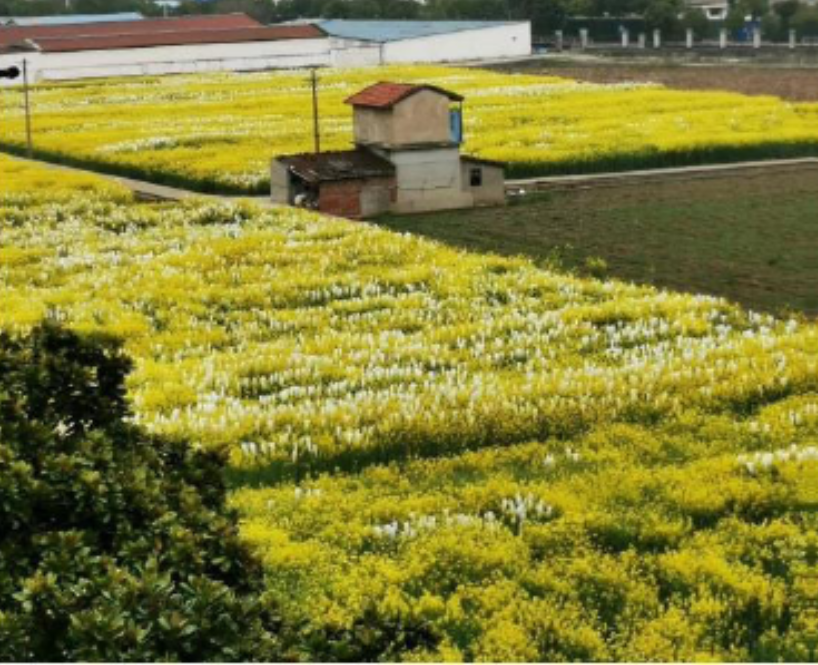
#> input picture Image/oilseed.png, 818 x 665 px
$ python OpenCV_ImageSegement.py
#> lines starting #> are read from the running program, lines starting #| are printed output that depends on the picture; after the words box and inside, x2 and y2 are one past the last pixel; in counts of white or black regions, pixels touching at a corner belong together
import numpy as np
import cv2,os
from matplotlib import pyplot as plt


#用来正常显示中文标签
plt.rcParams['font.sans-serif']=['SimHei']
plt.rcParams['font.sans-serif']=['Times New Roman']
plt.rcParams['axes.unicode_minus'] = False# 显示负号
plt.rcParams['figure.dpi'] = 100 #分辨率

def WatershedSeg(imgFile):
#> called with imgFile = 'oilseed.png'
    img = cv2.imread(imgFile)
#> img is the input picture: shape (665, 818, 3); mean B, G, R 53.8, 126.5, 129.8
    gray = cv2.cvtColor(img,cv2.COLOR_BGR2GRAY)
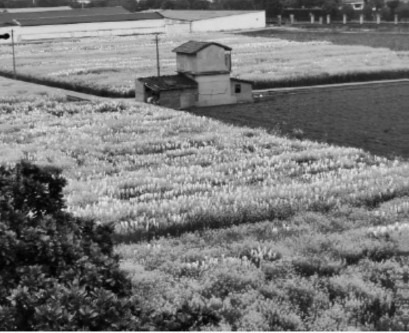
#> gray: shape (665, 818) (shown at 1/2 size); min 1, max 255, mean 119.2
    ret, thresh = cv2.threshold(gray,0,255,cv2.THRESH_BINARY_INV+cv2.THRESH_OTSU)
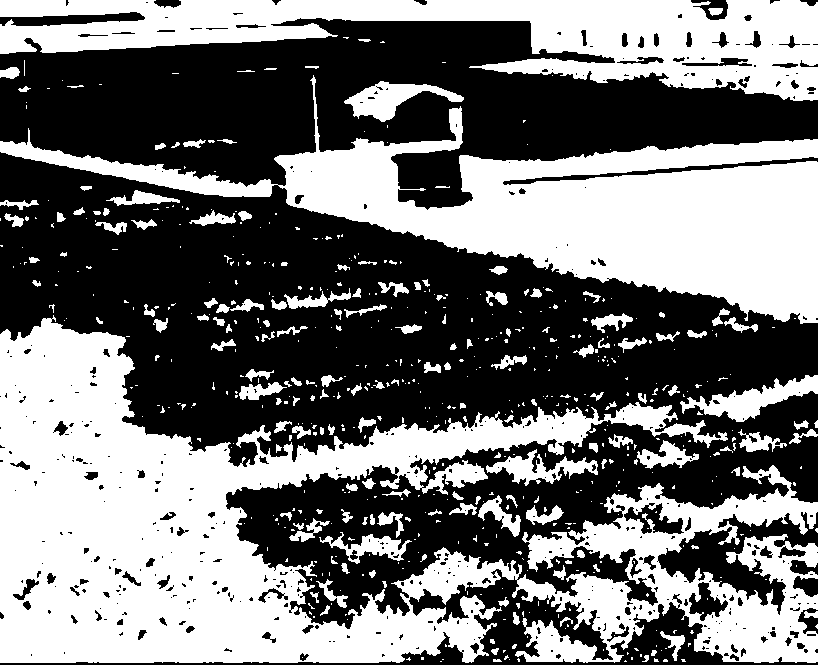
#> thresh: shape (665, 818); 46% white; 604 white regions (439 under 20 px), largest, box (x1, y1, x2, y2) and area: (0, 315, 818, 663) 124024, (0, 75, 818, 324) 62330, (0, 0, 818, 101) 39554
#> ret = 115
    # noise removal
    kernel = np.ones((3,3),np.uint8)
    opening = cv2.morphologyEx(thresh,cv2.MORPH_OPEN,kernel, iterations = 2)
#> opening: shape (665, 818); 42.3% white; 142 white regions (1 under 20 px), largest, box (x1, y1, x2, y2) and area: (0, 319, 592, 663) 87938, (276, 108, 818, 323) 57504, (0, 0, 818, 101) 38955

    # sure background area
    sure_bg = cv2.dilate(opening,kernel,iterations=3)
#> sure_bg: shape (665, 818); 53.4% white; 37 black regions (18 under 20 px), largest, box (x1, y1, x2, y2) and area: (0, 22, 818, 625) 235728, (460, 574, 610, 665) 4714, (660, 520, 818, 602) 3912

    # Finding sure foreground area
    dist_transform = cv2.distanceTransform(opening,cv2.DIST_L2,5)
    ret, sure_fg = cv2.threshold(dist_transform,0.2*dist_transform.max(),255,0)
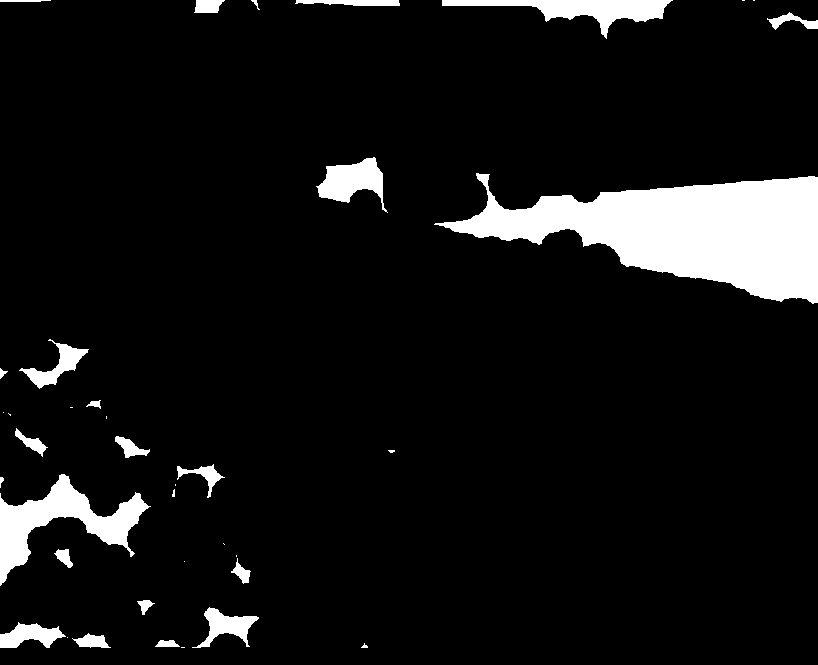
#> sure_fg: shape (665, 818) float32; 7.9% white; 38 white regions (15 under 20 px), largest, box (x1, y1, x2, y2) and area: (434, 173, 818, 304) 25957, (0, 474, 151, 586) 5491, (442, 0, 673, 39) 3073
#> ret = 15.55

    # Finding unknown region
    sure_fg = np.uint8(sure_fg)
    unknown = cv2.subtract(sure_bg,sure_fg)
#> unknown: shape (665, 818); 45.5% white; 62 white regions, largest, box (x1, y1, x2, y2) and area: (0, 316, 818, 665) 129937, (0, 0, 818, 104) 42293, (273, 79, 818, 334) 39947

    # Marker labelling
    ret, markers = cv2.connectedComponents(sure_fg)
#> markers: shape (665, 818) int32; 39 distinct labels, from 0 to 38
#> ret = 39

    # Add one to all labels so that sure background is not 0, but 1
    markers = markers+1
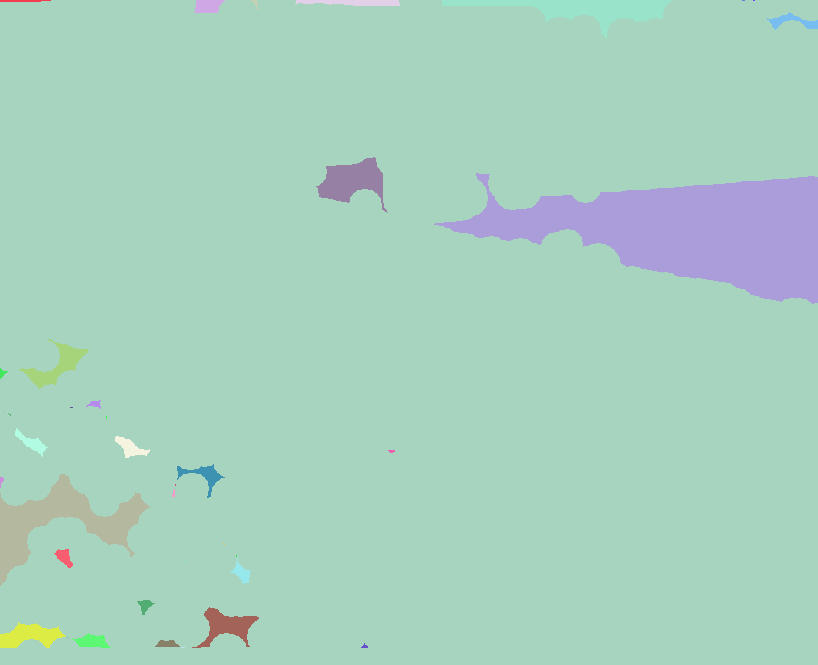
#> markers: shape (665, 818) int32; 39 distinct labels, from 1 to 39; one colour per label, 0 black

    # Now, mark the region of unknown with zero
    markers[unknown==255] = 0
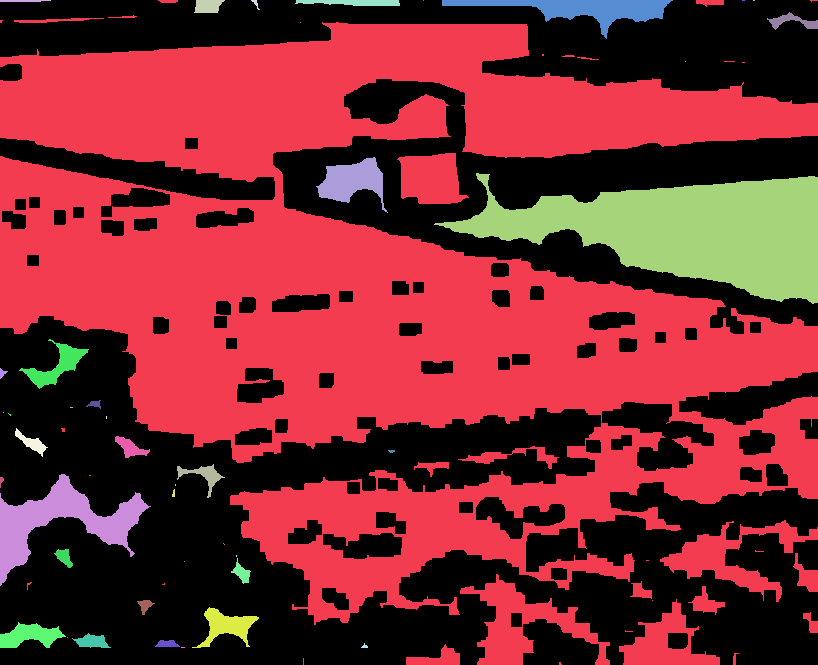
#> markers: shape (665, 818) int32; 40 distinct labels, from 0 to 39; one colour per label, 0 black
    markers = cv2.watershed(img,markers)
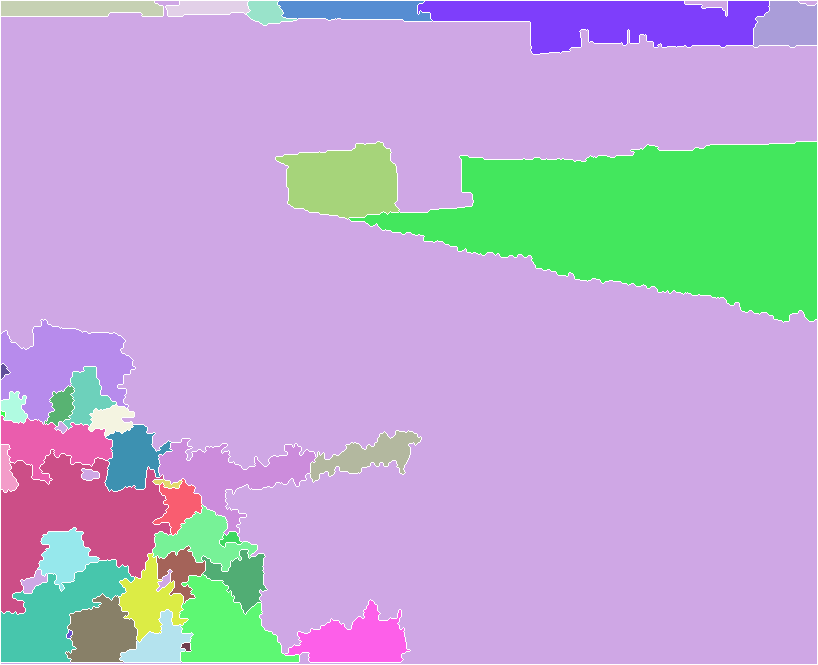
#> markers: shape (665, 818) int32; 38 distinct labels, from -1 to 39; one colour per label, 0 black, -1 white
    img[markers == -1] = [255,0,0]
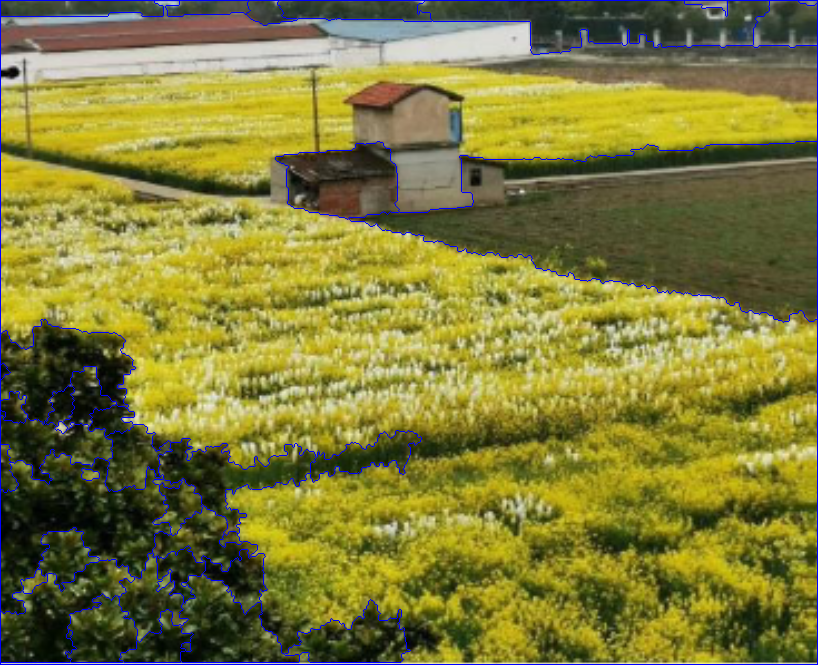
#> img: shape (665, 818, 3); 1.86% of pixels changed, all inside (x1, y1, x2, y2) = (0, 0, 818, 665)

    plt.imshow(img)
    plt.show()

# [14 lines left out: function segtest, not called in this run]

if __name__=='__main__':
    #获取工程根目录的路径
    rootPath = os.path.abspath(os.path.dirname(os.path.dirname(__file__)))
    #print('rootPath:'+rootPath)
    #数据文件路径
    dataPath = os.path.abspath(rootPath + r'\Image')
    #print('dataPath:'+dataPath)
    #切换目录
    os.chdir(dataPath)
    #SHP文件路径
    imgFile ="oilseed.png"
    WatershedSeg(imgFile)
    #segtest(imgFile)

$ run again, with Image/CrayfishRice.jpg saved as Image/oilseed.png
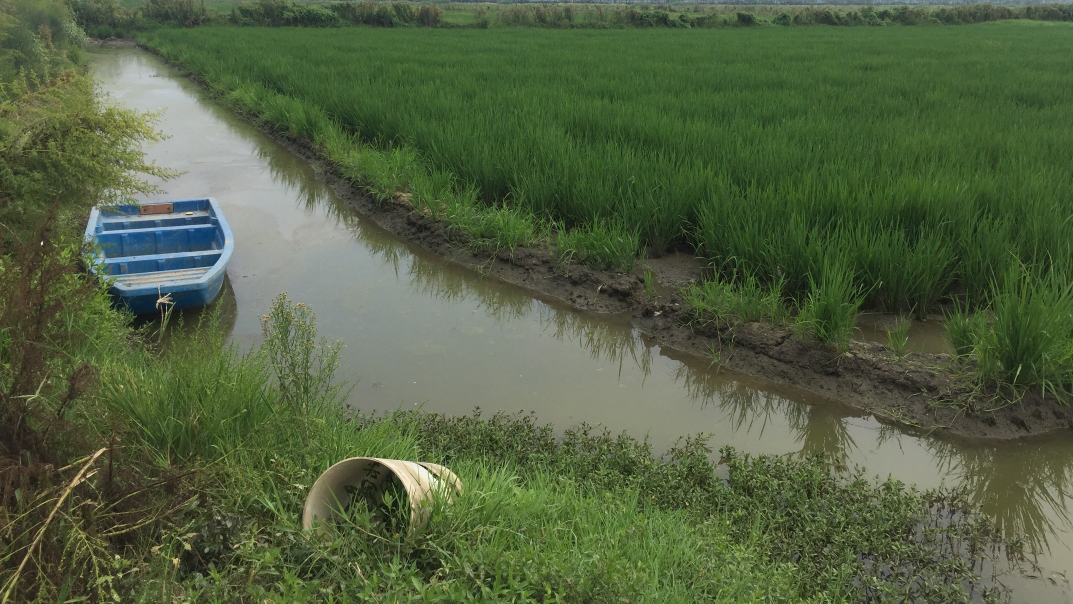
#> input picture Image/CrayfishRice.jpg, 3219 x 1811 px (shown at 1/3 size)
#> in WatershedSeg, img is the input picture: shape (1811, 3219, 3); mean B, G, R 65.6, 96.7, 82.3
#> in WatershedSeg, `ret, thresh = cv2.threshold(gray,0,255,cv2.THRESH_BINARY_INV+cv2.THRES..`:
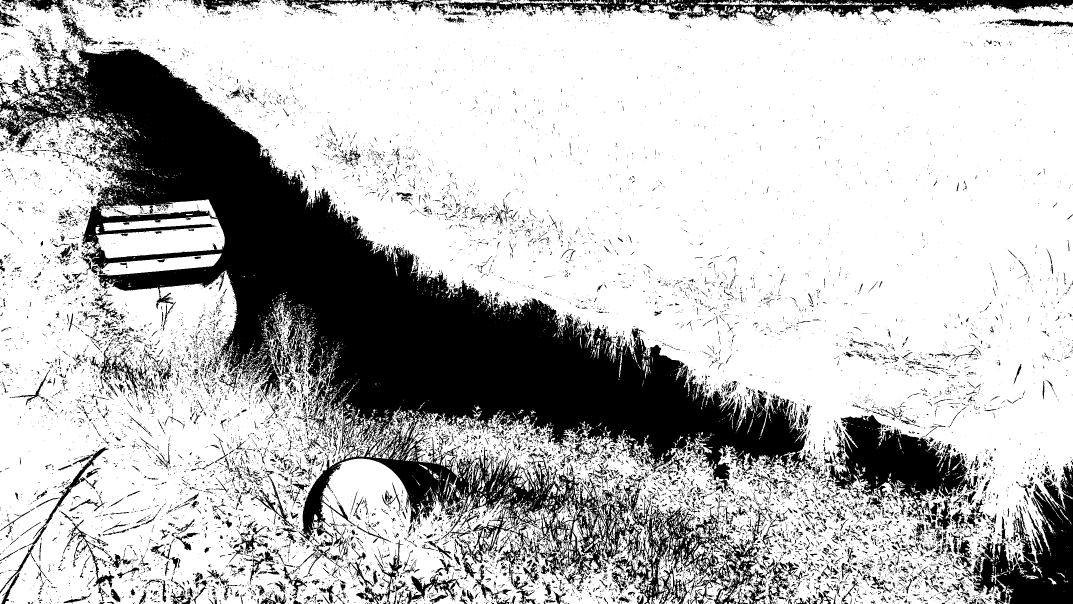
#> thresh: shape (1811, 3219) (shown at 1/3 size); 73.5% white; 17241 black regions (14696 under 20 px), largest, box (x1, y1, x2, y2) and area: (0, 128, 2424, 1811) 1040083, (2485, 1245, 2935, 1558) 62175, (2885, 1438, 3219, 1811) 55722
#> in WatershedSeg, `ret, thresh = cv2.threshold(gray,0,255,cv2.THRESH_BINARY_INV+cv2.THRES..`: ret = 104
#> opening: shape (1811, 3219); 67.4% white; 5410 black regions (4388 under 20 px), largest, box (x1, y1, x2, y2) and area: (0, 0, 3219, 1811) 1611603, (812, 0, 3219, 81) 72641, (268, 861, 564, 1200) 24694
#> sure_bg: shape (1811, 3219); 77.5% white; 1146 black regions (628 under 20 px), largest, box (x1, y1, x2, y2) and area: (0, 141, 2462, 1811) 1035815, (2489, 1250, 2953, 1655) 67248, (2894, 1401, 3219, 1811) 60215
#> in WatershedSeg, `ret, sure_fg = cv2.threshold(dist_transform,0.2*dist_transform.max(),2..`: ret = 21.05
#> unknown: shape (1811, 3219); 59.4% white; 1330 black regions (707 under 20 px), largest, box (x1, y1, x2, y2) and area: (0, 141, 2462, 1811) 1035815, (1195, 45, 3219, 1043) 744308, (264, 33, 1236, 418) 99590
#> in WatershedSeg, `ret, markers = cv2.connectedComponents(sure_fg)`: ret = 185
#> in WatershedSeg, `img[markers == -1] = [255,0,0]`:
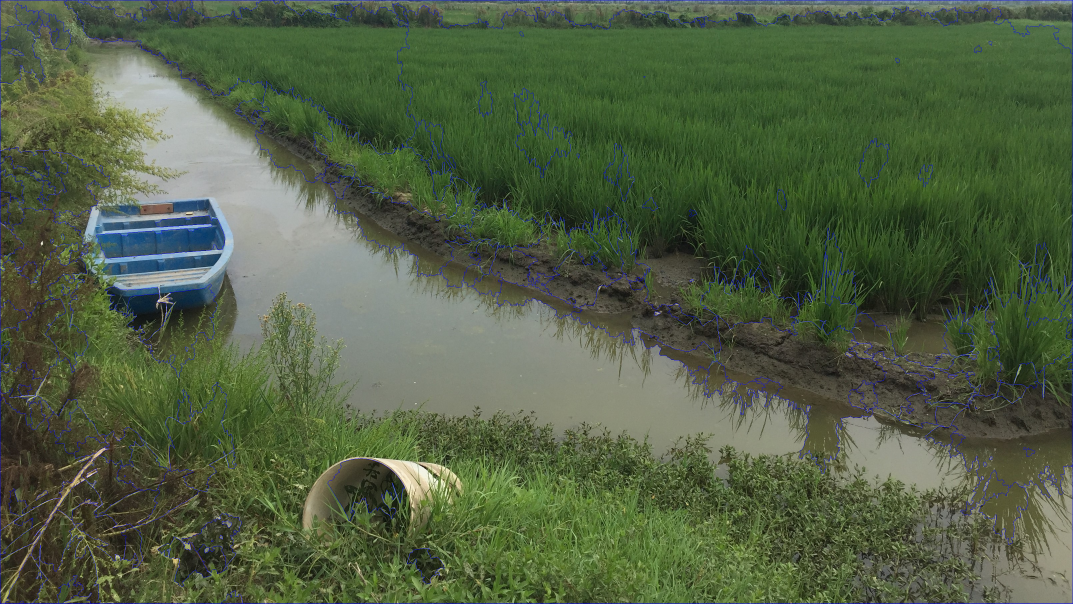
#> img: shape (1811, 3219, 3) (shown at 1/3 size); mean B, G, R 68, 95.5, 81.3
